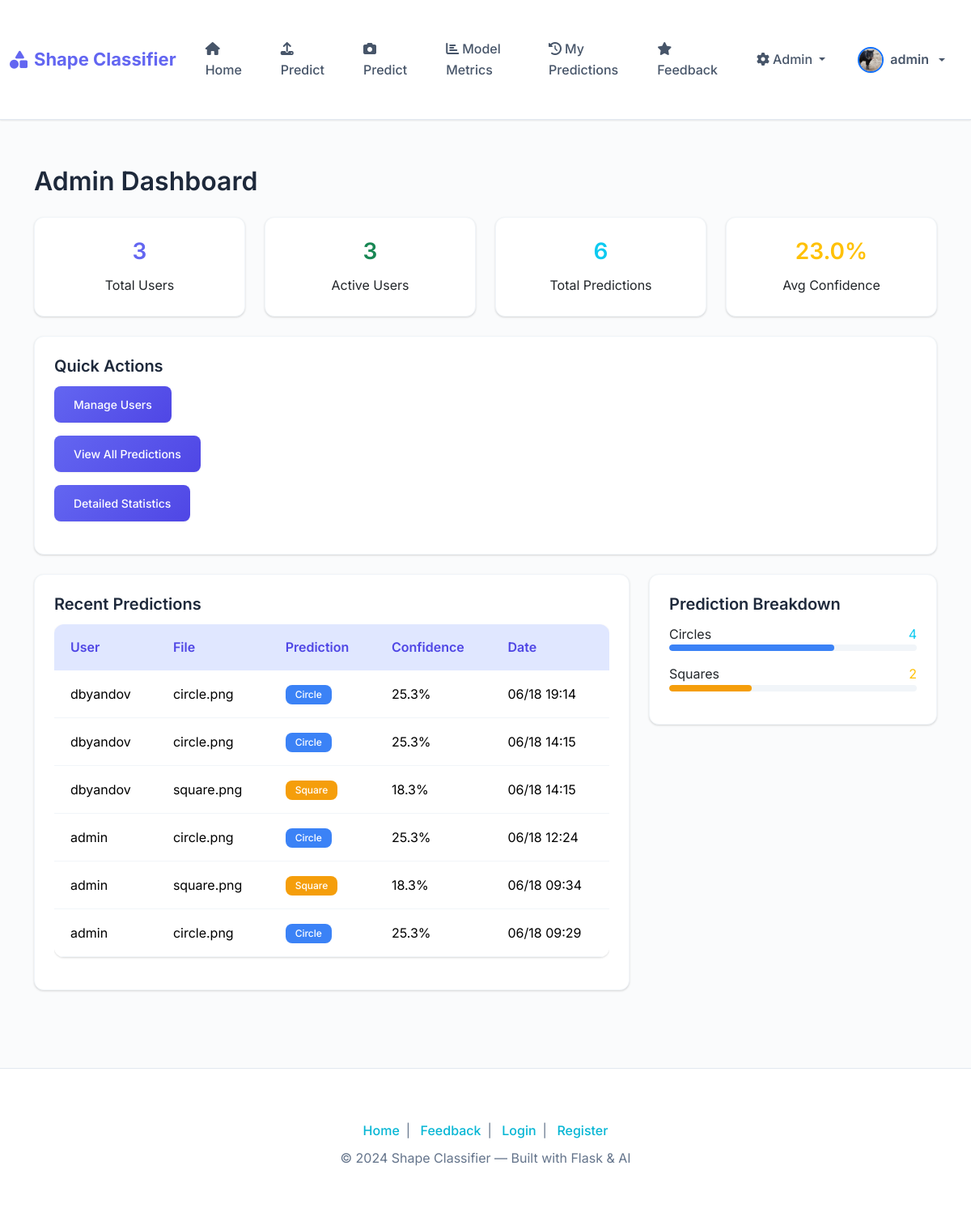
The page /admin/ (signed in) on the database its author committed.
### app/models/user.py (models this page shows, shortened)
class User(UserMixin, db.Model):
    id = db.Column(db.Integer, primary_key=True)
    username = db.Column(db.String(80), unique=True, nullable=False)
    email = db.Column(db.String(120), unique=True, nullable=False)
    password_hash = db.Column(db.String(128))
    profile_picture = db.Column(db.String(255), nullable=True)  # Store filename of profile picture
    role = db.Column(db.String(20), default='user')  # 'user' or 'admin'
    active = db.Column(db.Boolean, default=True)  # For deactivation
    created_at = db.Column(db.DateTime, default=datetime.utcnow)
    predictions = db.relationship('Prediction', backref='user', lazy=True)
    def is_admin(self):
        return self.role == 'admin'
    def get_profile_picture_url(self):
        if self.profile_picture:
            return f'/static/uploads/{self.profile_picture}'
        return f'https://ui-avatars.com/api/?name={self.username}&background=random&color=fff&size=200'

### app/models/prediction.py (models this page shows, shortened)
class Prediction(db.Model):
    id = db.Column(db.Integer, primary_key=True)
    user_id = db.Column(db.Integer, db.ForeignKey('user.id'), nullable=False)
    filename = db.Column(db.String(255), nullable=False)
    prediction = db.Column(db.String(20), nullable=False)  # 'Circle' or 'Square'
    confidence = db.Column(db.Float, nullable=True)
    created_at = db.Column(db.DateTime, default=datetime.utcnow)

### app/routes/admin.py (the view)
@admin.route('/')
@login_required
@admin_required
def dashboard():
    total_users = User.query.count()
    active_users = User.query.filter_by(active=True).count()
    total_predictions = Prediction.query.count()
    recent_predictions = Prediction.query.order_by(Prediction.created_at.desc()).limit(10).all()
    users = User.query.all()
    circle_predictions = Prediction.query.filter_by(prediction='Circle').count()
    square_predictions = Prediction.query.filter_by(prediction='Square').count()
    predictions_with_confidence = Prediction.query.filter(Prediction.confidence.isnot(None)).all()
    avg_confidence = 0
    if predictions_with_confidence:
        avg_confidence = sum(p.confidence for p in predictions_with_confidence) / len(predictions_with_confidence)
    return render_template('admin/admin_dashboard.html',
                         total_users=total_users,
                         active_users=active_users,
                         total_predictions=total_predictions,
                         recent_predictions=recent_predictions,
                         users=users,
                         circle_predictions=circle_predictions,
                         square_predictions=square_predictions,
                         avg_confidence=avg_confidence)

### app/templates/admin/admin_dashboard.html (shortened to what this page needs)
{% extends "base.html" %}
{% block content %}
<div class="container mt-4">
  <h2 class="mb-4">Admin Dashboard</h2>
  <div class="row mb-4">
    <div class="col-md-3">
      <div class="card text-center">
        <div class="card-body">
          <h3 class="card-title text-primary">{{ total_users }}</h3>
          <p class="card-text">Total Users</p>
        </div>
      </div>
    </div>
    <div class="col-md-3">
      <div class="card text-center">
        <div class="card-body">
          <h3 class="card-title text-success">{{ active_users }}</h3>
          <p class="card-text">Active Users</p>
        </div>
      </div>
    </div>
    <div class="col-md-3">
      <div class="card text-center">
        <div class="card-body">
          <h3 class="card-title text-info">{{ total_predictions }}</h3>
          <p class="card-text">Total Predictions</p>
        </div>
      </div>
    </div>
    <div class="col-md-3">
      <div class="card text-center">
        <div class="card-body">
          <h3 class="card-title text-warning">{{ "%.1f"|format(avg_confidence * 100) if avg_confidence else 0 }}%</h3>
          <p class="card-text">Avg Confidence</p>
        </div>
      </div>
    </div>
  </div>
  <div class="row mb-4">
    <div class="col-12">
      <div class="card">
        <div class="card-body">
          <h5 class="card-title">Quick Actions</h5>
          <p><a href="{{ url_for('admin.users') }}" class="btn btn-primary">Manage Users</a></p>
          <p><a href="{{ url_for('admin.predictions') }}" class="btn btn-primary">View All Predictions</a></p>
          <p><a href="{{ url_for('admin.statistics') }}" class="btn btn-primary">Detailed Statistics</a></p>
        </div>
      </div>
    </div>
  </div>
  <div class="row">
    <div class="col-md-8">
      <div class="card">
        <div class="card-body">
          <h5 class="card-title">Recent Predictions</h5>
          {% if recent_predictions %}
            <div class="table-responsive">
              <table class="table table-sm">
                <thead>
                  <tr>
                    <th>User</th>
                    <th>File</th>
                    <th>Prediction</th>
                    <th>Confidence</th>
                    <th>Date</th>
                  </tr>
                </thead>
                <tbody>
                  {% for pred in recent_predictions %}
                  <tr>
                    <td>{{ pred.user.username }}</td>
                    <td>{{ pred.filename }}</td>
                    <td><span class="badge bg-{% if pred.prediction == 'Circle' %}info{% else %}warning{% endif %}">{{ pred.prediction }}</span></td>
                    <td>{{ "%.1f"|format(pred.confidence * 100) if pred.confidence else 'N/A' }}%</td>
                    <td>{{ pred.created_at.strftime('%m/%d %H:%M') }}</td>
                  </tr>
                  {% endfor %}
                </tbody>
              </table>
            </div>
          {% else %}
            <p class="text-muted">No predictions yet.</p>
          {% endif %}
        </div>
      </div>
    </div>
    <div class="col-md-4">
      <div class="card">
        <div class="card-body">
          <h5 class="card-title">Prediction Breakdown</h5>
          <div class="mb-3">
            <div class="d-flex justify-content-between">
              <span>Circles</span>
              <span class="text-info">{{ circle_predictions }}</span>
            </div>
            <div class="progress" style="height: 8px;">
              <div class="progress-bar bg-info" style="width: {{ (circle_predictions / total_predictions * 100) if total_predictions > 0 else 0 }}%"></div>
            </div>
          </div>
          <div class="mb-3">
            <div class="d-flex justify-content-between">
              <span>Squares</span>
              <span class="text-warning">{{ square_predictions }}</span>
            </div>
            <div class="progress" style="height: 8px;">
              <div class="progress-bar bg-warning" style="width: {{ (square_predictions / total_predictions * 100) if total_predictions > 0 else 0 }}%"></div>
            </div>
          </div>
        </div>
      </div>
    </div>
  </div>
</div>
{% endblock %}

### app/templates/components/navbar.html (shortened to what this page needs)
<nav class="navbar navbar-expand-lg bg-white shadow-sm py-2 sticky-top">
  <div class="container-fluid">
    <a class="navbar-brand fw-bold d-flex align-items-center gap-2" href="{{ url_for('main.index') }}">
      <i class="fas fa-shapes text-primary"></i> <span class="gradient-text">Shape Classifier</span>
    </a>
    <div class="collapse navbar-collapse" id="navbarNavDropdown">
      <ul class="navbar-nav me-auto mb-2 mb-lg-0 align-items-lg-center gap-lg-2">
        <li class="nav-item">
          <a class="nav-link{% if request.endpoint == 'main.index' %} active{% endif %}" href="{{ url_for('main.index') }}">
            <i class="fas fa-home me-1"></i>Home
          </a>
        </li>
        {% if current_user.is_authenticated %}
        <li class="nav-item">
          <a class="nav-link{% if request.endpoint == 'main.predict' %} active{% endif %}" href="{{ url_for('main.predict') }}">
            <i class="fas fa-upload me-1"></i>Predict
          </a>
        </li>
        <li class="nav-item">
          <a class="nav-link" href="{{ url_for('main.predict') }}">
            <i class="fas fa-camera me-1"></i>Predict
          </a>
        </li>
        <li class="nav-item">
          <a class="nav-link" href="{{ url_for('main.model_evaluation') }}">
            <i class="fas fa-chart-bar me-1"></i>Model Metrics
          </a>
        </li>
        <li class="nav-item">
          <a class="nav-link{% if request.endpoint == 'main.my_predictions' %} active{% endif %}" href="{{ url_for('main.my_predictions') }}">
            <i class="fas fa-history me-1"></i>My Predictions
          </a>
        </li>
        <li class="nav-item">
          <a class="nav-link{% if request.endpoint == 'main.feedback' %} active{% endif %}" href="{{ url_for('main.feedback') }}">
            <i class="fas fa-star me-1"></i>Feedback
          </a>
        </li>
        {% if current_user.is_admin() %}
        <li class="nav-item dropdown">
          <a class="nav-link dropdown-toggle" href="#" id="adminDropdown" role="button" data-bs-toggle="dropdown" aria-expanded="false">
            <i class="fas fa-cog me-1"></i>Admin
          </a>
        </li>
        {% endif %}
        {% endif %}
      </ul>
      <ul class="navbar-nav mb-2 mb-lg-0 align-items-lg-center gap-lg-2">
        {% if current_user.is_authenticated %}
        <li class="nav-item dropdown">
          <a class="nav-link dropdown-toggle d-flex align-items-center gap-2" href="#" id="userDropdown" role="button" data-bs-toggle="dropdown" aria-expanded="false">
            <img src="{{ current_user.get_profile_picture_url() }}"
                 alt="Profile"
                 class="rounded-circle border border-2 border-primary shadow-sm" style="width: 32px; height: 32px; object-fit: cover;">
            <span class="fw-semibold">{{ current_user.username }}</span>
          </a>
        </li>
        {% endif %}
      </ul>
    </div>
  </div>
</nav>

### app/static/css/custom.css (style rules this page uses)
:root { --primary: #6366f1; --primary-dark: #4f46e5; --primary-light: #e0e7ff; --accent: #06b6d4; --accent-dark: #0891b2; --accent-light: #e0f7fa; --background: #fafbfc; --surface: #ffffff; --surface-hover: #f8fafc; --text-primary: #1e293b; --text-secondary: #475569; --text-muted: #64748b; --text-light: #94a3b8; --success: #10b981; --success-light: #d1fae5; --danger: #ef4444; --danger-light: #fee2e2; --warning: #f59e0b; --warning-light: #fef3c7; --info: #3b82f6; --info-light: #dbeafe; --border: #e2e8f0; --border-light: #f1f5f9; --shadow-sm: 0 1px 2px 0 rgba(0, 0, 0, 0.05); --shadow: 0 1px 3px 0 rgba(0, 0, 0, 0.1), 0 1px 2px 0 rgba(0, 0, 0, 0.06); --shadow-md: 0 4px 6px -1px rgba(0, 0, 0, 0.1), 0 2px 4px -1px rgba(0, 0, 0, 0.06); --shadow-lg: 0 10px 15px -3px rgba(0, 0, 0, 0.1), 0 4px 6px -2px rgba(0, 0, 0, 0.05); --transition: all 0.2s cubic-bezier(0.4, 0, 0.2, 1); --transition-slow: all 0.3s cubic-bezier(0.4, 0, 0.2, 1); --radius-sm: 0.375rem; --radius: 0.5rem; --radius-md: 0.75rem; --radius-lg: 1rem; --radius-xl: 1.5rem; }
* { box-sizing: border-box; }
html, body { font-family: 'Inter', -apple-system, BlinkMacSystemFont, 'Segoe UI', Roboto, Oxygen, Ubuntu, Cantarell, sans-serif; background-color: var(--background); color: var(--text-secondary); line-height: 1.6; font-size: 16px; margin: 0; padding: 0; }
h1, h2, h3, h4, h5, h6 { color: var(--text-primary); font-weight: 600; line-height: 1.25; margin-bottom: 0.5rem; }
a { color: var(--accent); text-decoration: none; transition: var(--transition); }
.btn { font-weight: 500; border-radius: var(--radius); border: none; padding: 0.75rem 1.5rem; font-size: 0.875rem; transition: var(--transition); text-decoration: none; display: inline-flex; align-items: center; justify-content: center; gap: 0.5rem; cursor: pointer; }
.btn-primary { background: linear-gradient(135deg, var(--primary) 0%, var(--primary-dark) 100%); color: white !important; box-shadow: var(--shadow-sm); }
.card { background: var(--surface); border: 1px solid var(--border-light); border-radius: var(--radius-md); box-shadow: var(--shadow); transition: var(--transition); overflow: hidden; }
.card-body { padding: 1.5rem; }
.card-title { color: var(--text-primary); font-weight: 600; margin-bottom: 0.75rem; }
.navbar { background: var(--surface) !important; border-bottom: 1px solid var(--border); box-shadow: var(--shadow-sm); padding: 0.75rem 0; min-height: auto; }
.navbar-brand { font-weight: 700; font-size: 1.375rem; color: var(--primary) !important; text-decoration: none; }
.nav-link { color: var(--text-secondary) !important; font-weight: 500; padding: 0.5rem 1rem !important; border-radius: var(--radius); transition: var(--transition); margin: 0 0.25rem; }
.table { background: var(--surface); border-radius: var(--radius-md); overflow: hidden; box-shadow: var(--shadow); }
.table thead th { background: var(--primary-light); color: var(--primary-dark); font-weight: 600; border: none; padding: 1rem 1.25rem; }
.table tbody td { padding: 1rem 1.25rem; border-color: var(--border-light); vertical-align: middle; }
.progress { background: var(--border-light); border-radius: var(--radius); height: 0.75rem; }
.progress-bar { background: linear-gradient(90deg, var(--primary) 0%, var(--accent) 100%); border-radius: var(--radius); transition: width 0.6s ease; }
.badge { font-weight: 500; padding: 0.375rem 0.75rem; border-radius: var(--radius); font-size: 0.75rem; }
.bg-warning { background: var(--warning) !important; }
.bg-info { background: var(--info) !important; }
.shadow-sm { box-shadow: var(--shadow-sm) !important; }
.text-primary { color: var(--primary) !important; }

### app/templates/base.html (style rules this page uses)
.container, .container-fluid { padding-top: 2rem; padding-bottom: 2rem; }
.sticky-top { z-index: 1050; }

### app/templates/components/navbar.html (style rules this page uses)
.navbar, .navbar * { z-index: 1040 !important; }

### rows shown on the page
User: get_profile_picture_url (picture), username "admin"
Prediction: user.username "dbyandov", filename "circle.png", prediction "Circle", confidence "25.3", created_at "06/18 19:14"
Prediction: user.username "dbyandov", filename "circle.png", prediction "Circle", confidence "25.3", created_at "06/18 14:15"
Prediction: user.username "dbyandov", filename "square.png", prediction "Square", confidence "18.3", created_at "06/18 14:15"
Prediction: user.username "admin", filename "circle.png", prediction "Circle", confidence "25.3", created_at "06/18 12:24"
Prediction: user.username "admin", filename "square.png", prediction "Square", confidence "18.3", created_at "06/18 09:34"
Prediction: user.username "admin", filename "circle.png", prediction "Circle", confidence "25.3", created_at "06/18 09:29"

### other values the page prints
{{ total_users }} "3"
{{ active_users }} "3"
{{ total_predictions }} "6"
{{ "%.1f"|format(avg_confidence * 100) if avg_confidence else 0 }} "23.0"
{{ circle_predictions }} "4"
{{ square_predictions }} "2"
{{ 2024 }} "2024"
